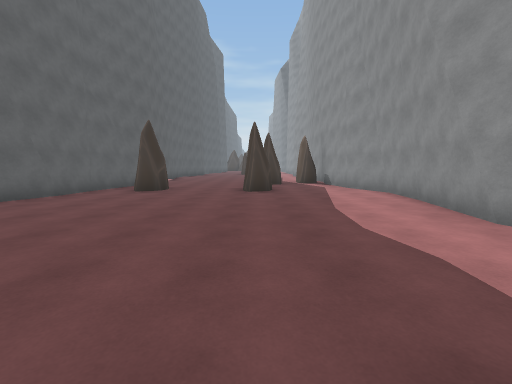
View 1 (above)

16 first-person views from a walk through a 3-D level made in the Unity game engine. The camera is 1.5 m above the floor, tilts 6° down and sees 90° across. The floor is counted in squares, 2 m on a side. Each view is taken from the middle of a square. On the plan, view 1 faces up. The plan holds only what a view shows up to about 9 squares ahead; the rest is blank. The place goes on beyond the plan. The player character is not drawn.

View 2
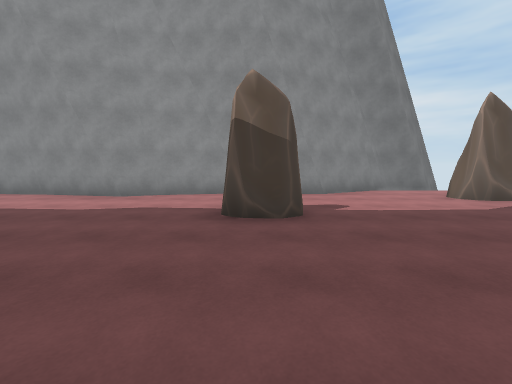

View 3
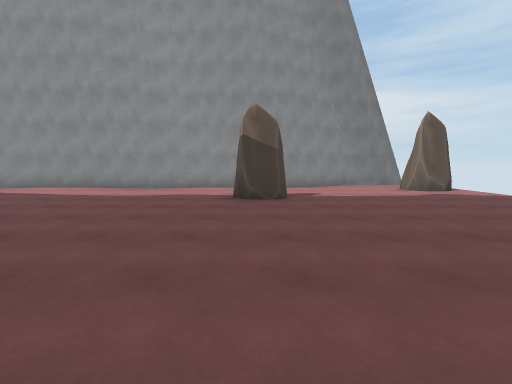

View 4
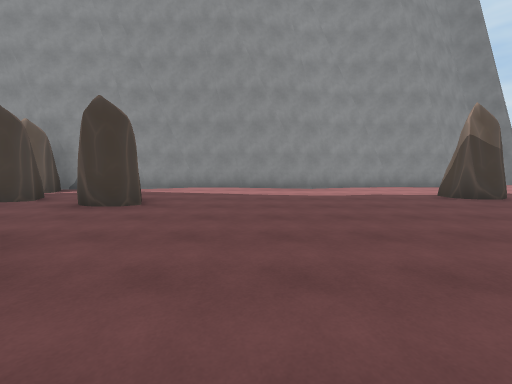

View 5
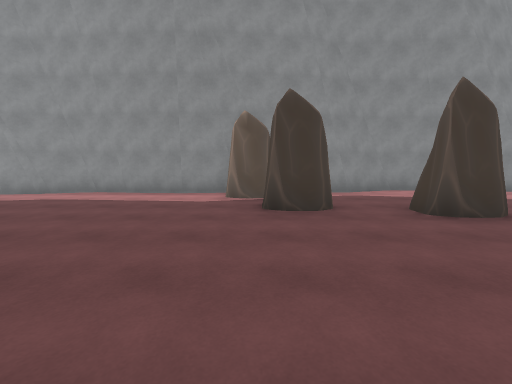

View 6
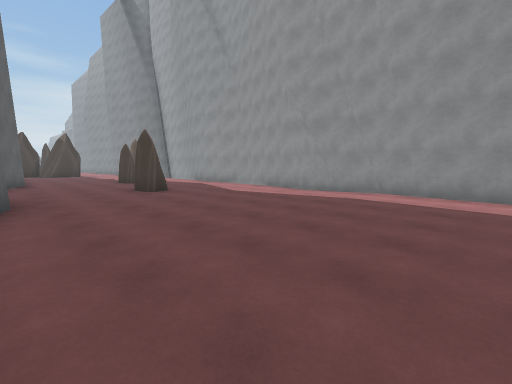

View 7
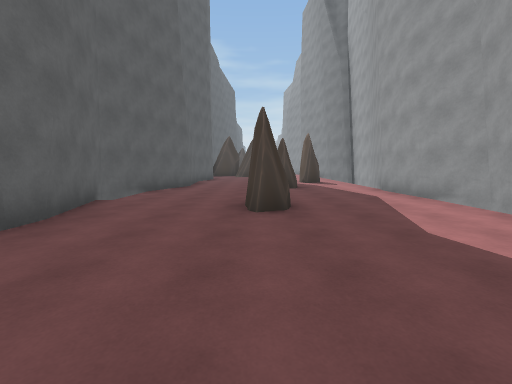

View 8
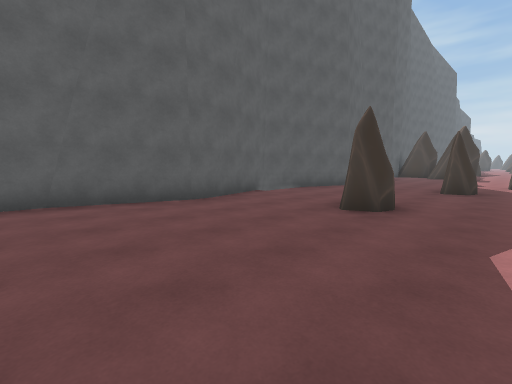

View 9
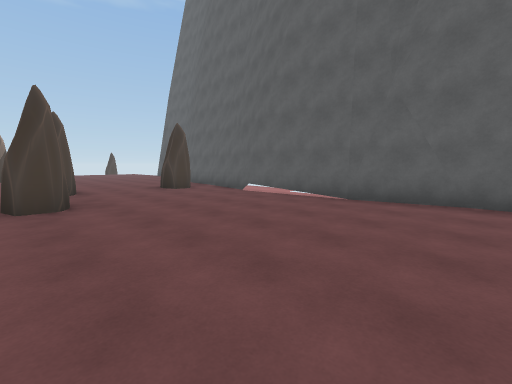

View 10
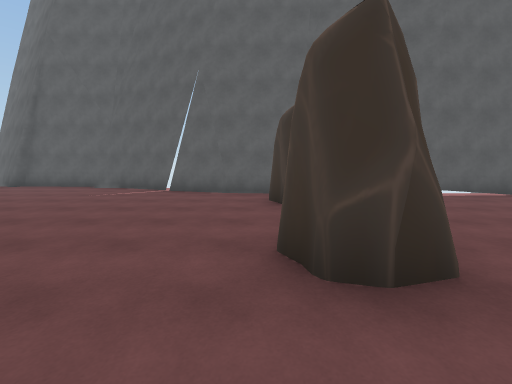

View 11
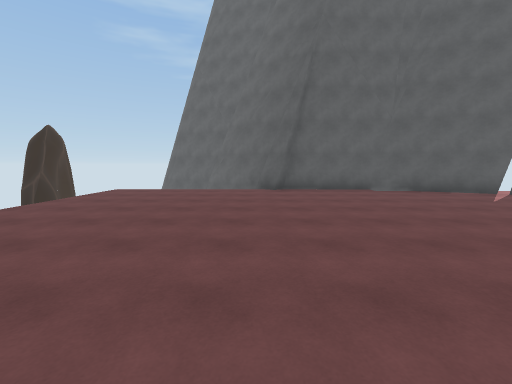

View 12
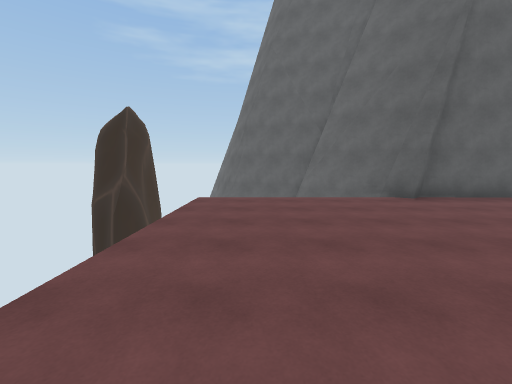

View 13
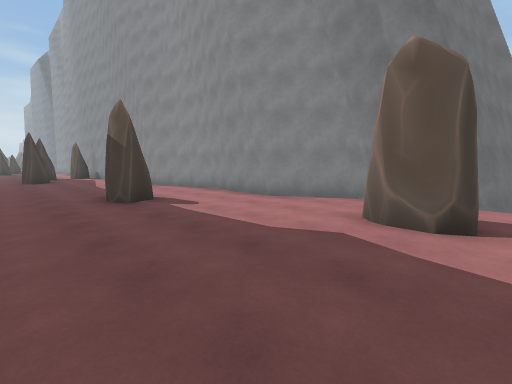

View 14
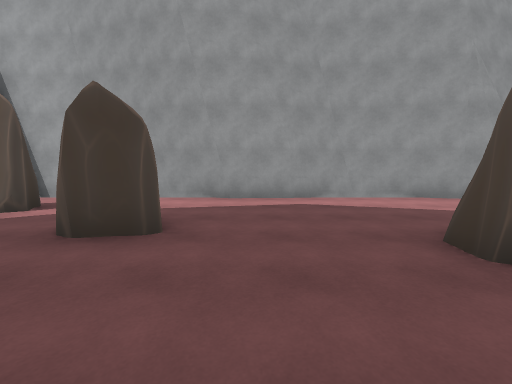

View 15
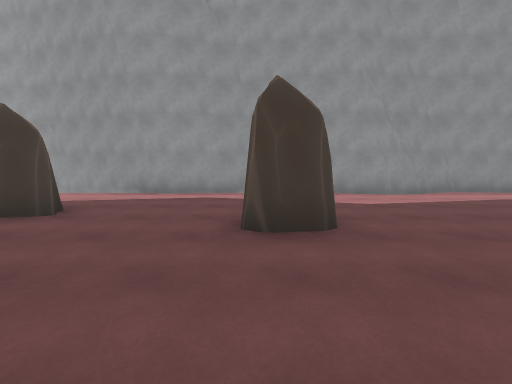

View 16
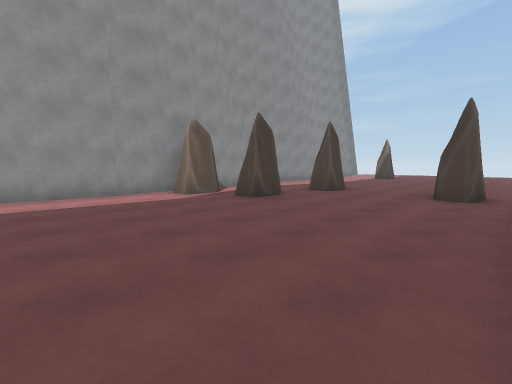

### Floor plan
Key: @ floor where view 1 was taken; # wall or solid block; . floor; ^ raised ledge; v drop or lower ground; R rock.
Columns run from 9 left of view 1 to 7 right of it. Each row starts with its distance up from view 1.
 25      #...R..#
 24      #...R..#
 23     ##......#
 22     #v......#
 21     #...R...#
 20     ##..R...#
 19      #......#
 18     ##......#
 17     #.......#
 16     #.......#
 15     #.......#
 14     #.......#
 13     #.......#
 12     #.......#
 11     #.....RR#
 10     #....RR.#
  9     #.......#
  8     #.R..R..##
  7     #....R...#
  6    ##........#
  5    #.........#
  4    #........##
  3   ^#........##
  2   #..........#
  1   ^..........#
  0   #......@R..#
 -1   #..........#
 -2  ^#..........##
 -3 ^#v...........#
 -4 vvv...........#
 -5   v.........R.##
 -6   v.........R.v##
 -7    RR
 -8    RR

Where each view was taken, in squares from view 1:
view 1: 0 up, 0 right, facing up
view 2: 0 up, 3 left, facing right
view 3: 0 up, 5 left, facing right
view 4: 5 up, 5 left, facing right
view 5: 11 up, 4 left, facing right
view 6: 13 up, 4 left, facing up-right
view 7: 16 up, 1 left, facing up
view 8: 16 up, 1 right, facing up-left
view 9: 16 up, 1 right, facing down-left
view 10: 7 up, 2 right, facing left
view 11: 2 down, 1 right, facing left
view 12: 5 down, 1 left, facing left
view 13: 6 down, 1 left, facing up-right
view 14: 23 up, 3 left, facing right
view 15: 21 up, 4 left, facing right
view 16: 15 up, 4 left, facing down-right
